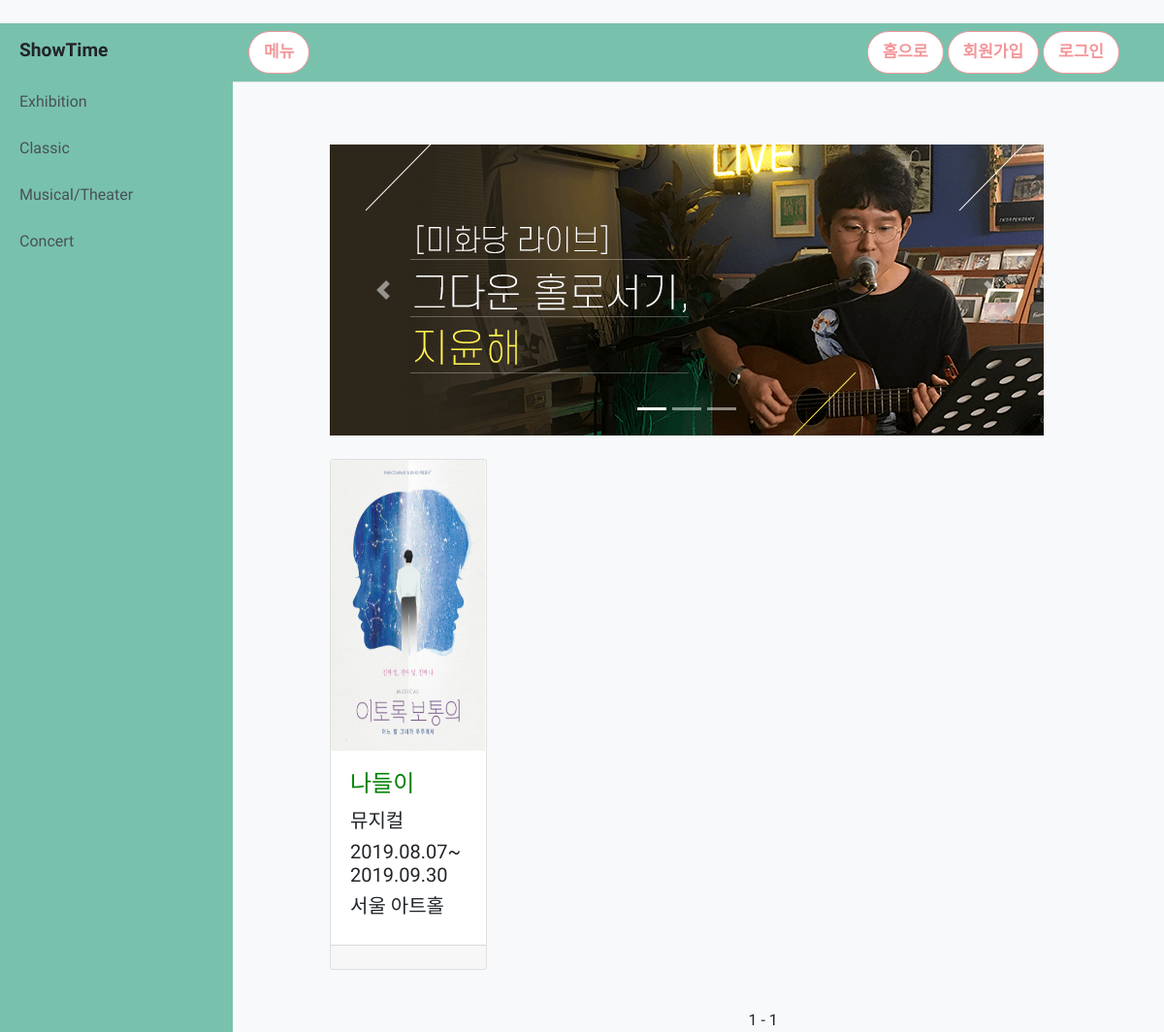
The app's page /showtime/home/, older data.
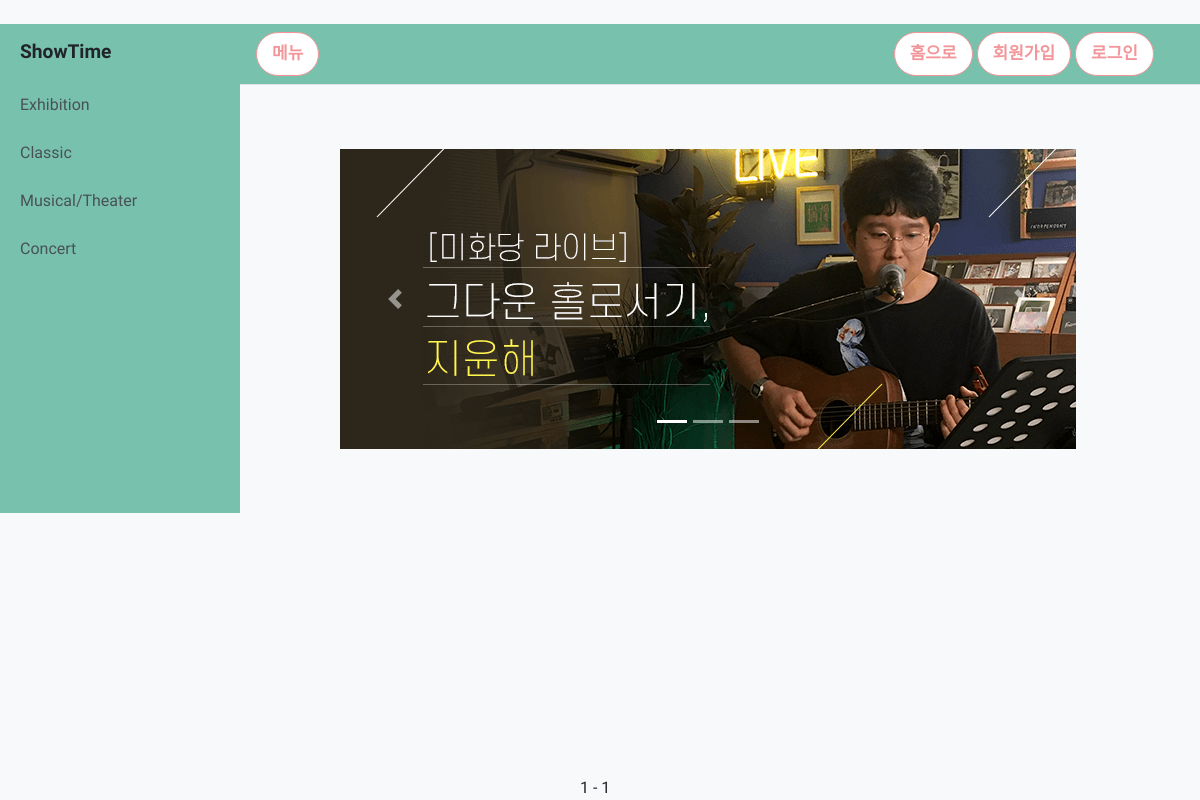
The same page, newer data.
### show/models.py (models this page shows, shortened)
class Post(models.Model):
    category = models.ForeignKey(Category, on_delete=models.CASCADE)
    title= models.CharField(max_length=300)
    date=models.CharField(max_length=300)
    time=models.CharField(max_length=300)
    tel=models.CharField(max_length=300)
    place1=models.CharField(max_length=300)
    place2=models.CharField(max_length=300)
    place_url=models.CharField(max_length=300)
    price=models.CharField(max_length=300)
    link=models.CharField(max_length=300)
    image = models.ImageField(upload_to='images/')

class Category(models.Model):
    category = models.CharField(max_length=30)
    def __str__(self):
        return self.category

### show/views.py (the view)
# urls.py: 2. Add a URL to urlpatterns:  path('', views.home, name='home')
def home(request):
    posts = Post.objects
    home_list=Post.objects.all()
    paginator=Paginator(home_list,12)
    page=request.GET.get('page')
    postss=paginator.get_page(page)
    return render(request, 'show/home.html', {'posts' : posts, 'postss':postss})

### show/templates/show/home.html (shortened to what this page needs)
{% extends "show/base.html" %}
{% load static %}
{% load staticfiles %}
{% block content %}
    <div class="row">
        <div class="fluid-center" style="padding: 15px; margin: 25px; margin-left: 100px; margin-right: 100px;">
        <div id="carouselExampleIndicators" class="carousel slide my-4" data-ride="carousel">
            <ol class="carousel-indicators">
                <li data-target="#carouselExampleIndicators" data-slide-to="0" class="active"></li>
                <li data-target="#carouselExampleIndicators" data-slide-to="1"></li>
                <li data-target="#carouselExampleIndicators" data-slide-to="2"></li>
            </ol>
            <div class="carousel-inner" role="listbox">
                <div class="carousel-item active">
                    <img class="d-block img-fluid" src="{% static 'p1.png' %}" alt="First slide" style="width: 100%;">
                </div>
            </div>
            <a class="carousel-control-prev" href="#carouselExampleIndicators" role="button" data-slide="prev">
                <span class="carousel-control-prev-icon" aria-hidden="true"></span>
            </a>
            <a class="carousel-control-next" href="#carouselExampleIndicators" role="button" data-slide="next">
                <span class="carousel-control-next-icon" aria-hidden="true"></span>
            </a>
        </div>
        <div class="row">
                    {% for post in posts.all %}
                    <div class="col-lg-3 col-md-6 mb-4">
                        <div class="card h-100">
                            {% if post.image %}
                            <a href="{% url 'detail' post.id %}"><img class="card-img-top" src="{{ post.image.url }}" alt="" height=300></a>
                            {% endif %}
                            <div class="card-body">
                                <h4 class="card-title">
                                <a href="{% url 'detail' post.id %}" style="color: green;">{{ post.title }}</a>
                                </h4>
                                <h5> {{post.category}}</h5>
                                <h5> {{post.date}}</h5>
                                <h5>{{post.place1}}</h5>
                            </div>
                            <div class="card-footer">
                            </div>
                        </div>
                    </div>
                    {% endfor %}
                    <div class="row">
                        <div style="margin-left: 270px; align: right; text-align: center; position: fixed; bottom: 0;" >
                            <span>{{postss.number}}</span>
                            <span>-</span>
                            <span>{{postss.paginator.num_pages}}</span>
                        </div>
                    </div>
                </div>
            </div>
        </div>
        </div>
{% endblock %}

### show/templates/show/base.html (shortened to what this page needs)
﻿{% load static %}
{% load staticfiles %}
<!DOCTYPE html>
<html lang="en">
<head>
    <link rel="stylesheet" href="https://stackpath.bootstrapcdn.com/bootstrap/4.3.1/css/bootstrap.min.css">
    <link href="vendor/bootstrap/css/bootstrap.min.css" rel="stylesheet">
    <link href="{% static 'show/home.css' %}" rel="stylesheet" type="text/css">
</head>
<body>
    <div class="d-flex" id="wrapper">
        <div style="background-color: #78C2AD" id="sidebar-wrapper">
            <div class="sidebar-heading"><strong>ShowTime</strong></div>
            <div class="list-group list-group-flush" >
                <a href="{% url 'exhibition' %}" class="list-group-item list-group-item-action"style="background-color: #78C2AD">Exhibition</a>
                <a href="{% url 'classic' %}" class="list-group-item list-group-item-action" style="background-color: #78C2AD">Classic</a>
                <a href="{% url 'musical' %}" class="list-group-item list-group-item-action" style="background-color: #78C2AD">Musical/Theater</a>
                <a href="{% url 'concert' %}" class="list-group-item list-group-item-action" style="background-color: #78C2AD">Concert</a>
            </div>
        </div>
        <div id="page-content-wrapper">
            <nav class="navbar navbar-expand-lg navbar-dark border-bottom" style="background-color: #78C2AD">
                <button class="myButton" id="menu-toggle">메뉴</button>
                <div class="collapse navbar-collapse" id="navbarSupportedContent">
                    <ul class="navbar-nav ml-auto mt-2 mt-lg-0">
                        <li class="nav-item active">
                            {% if user.is_active %}
                            <div style="margin-right: 30px;">
                                <a href="{% url 'home' %}"><button type="button" class="myButton">홈으로</button></a>
                                <a href="{% url 'logout' %}"><button type="button" class="myButton">로그아웃</button></a>
                            </div>
                            {% else %}
                            <div style="margin-right: 30px;">
                                <a href="{% url 'home' %}"><button type="button" class="myButton">홈으로</button></a>
                                <a href="{% url 'accounts:signup' %}"><button type="button" class="myButton" >회원가입</button></a>
                                <a href="{% url 'login' %}"><button type="button" class="myButton">로그인</button></a>
                            </div>
                            {% endif %}
                        </li>
                    </ul>
                </div>
            </nav>
            {% block content %}
            {% endblock %}
        </div>
</body>
</html>

### show/static/show/home.css (style rules this page uses)
body { overflow-x: hidden; width: 100%; background-color:#F8F9FA; font-family: 'Do Hyeon', sans-serif; }
#sidebar-wrapper { 1 min-height: 100vh; margin-left: -15rem; -webkit-transition: margin .25s ease-out; -moz-transition: margin .25s ease-out; -o-transition: margin .25s ease-out; transition: margin .25s ease-out; }
#sidebar-wrapper .sidebar-heading { padding: 0.875rem 1.25rem; font-size: 1.2rem; }
#sidebar-wrapper .list-group { width: 15rem; }
#page-content-wrapper { min-width: 100vw; }
@media (min-width: 768px) { #sidebar-wrapper { margin-left: 0; } }
@media (min-width: 768px) { #page-content-wrapper { min-width: 0; width: 100%; } }
.myButton { background-color:#ffffff; -moz-border-radius:28px; -webkit-border-radius:28px; border-radius:28px; border:1px solid #f3969a; display:inline-block; cursor:pointer; color:#f3969a; font-family:'Do Hyeon', sans-serif; font-size:17px; font-weight:bold; padding:8px 15px; text-decoration:none; }

Row changes from the older to the newer data that the page shows:
removed Post: image (picture), title "나들이", category "뮤지컬", date "2019.08.07~2019.09.30", place1 "서울 아트홀"
